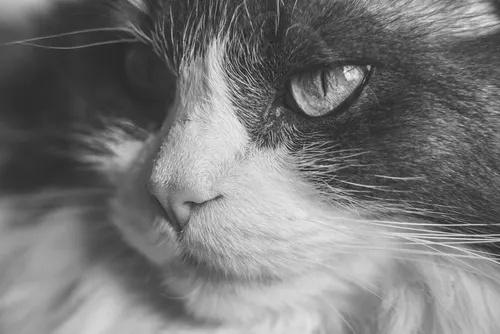
#> input picture grayscale_image.jpg, 500 x 334 px
$ jupyter execute 'Assignment - 3.ipynb'
#> lines starting #> are read from the running program, lines starting #| are printed output that depends on the picture; after the words box and inside, x2 and y2 are one past the last pixel; in counts of white or black regions, pixels touching at a corner belong together
Apoorv Sharma 229310356 6E - AIML

[cell 1]
import cv2
import numpy as np
import matplotlib.pyplot as plt

image = cv2.imread('grayscale_image.jpg')
#> image is the input picture: shape (334, 500, 3); min 23, max 244, mean 118.9

image = image / 255

gamma = 2.2
gamma_corrected = np.power(image, gamma)
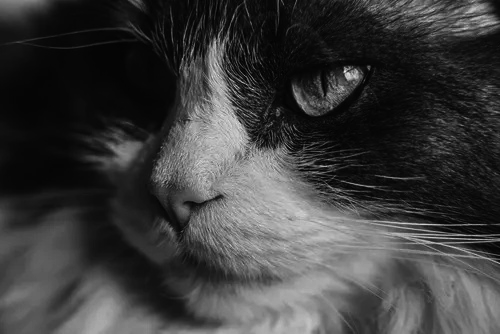
#> gamma_corrected: shape (334, 500, 3) float64; min 0.00503, max 0.908, mean 0.238

gamma_corrected = np.uint8(gamma_corrected * 255)

plt.subplot(1, 2, 1)
plt.imshow(image)
plt.title("Original Image")
plt.axis("off")

plt.subplot(1, 2, 2)
plt.imshow(gamma_corrected)
plt.title(f"Gamma Corrected (γ={gamma})")
plt.axis("off")

plt.show()
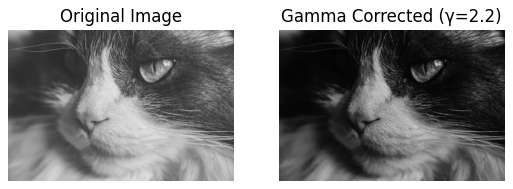
#> figure drawn by matplotlib, 2 panels

[cell 2]
import cv2
import numpy as np
import matplotlib.pyplot as plt

image = cv2.imread("grayscale_image.jpg")

negative_image = 255 - image
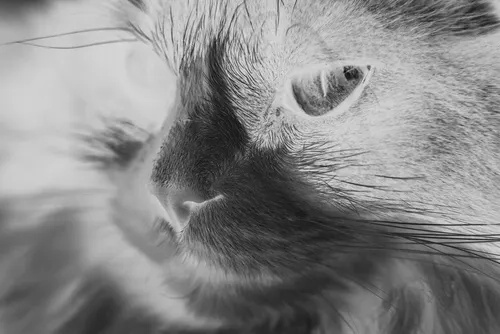
#> negative_image: shape (334, 500, 3); min 11, max 232, mean 136.1

plt.subplot(1, 2, 1)
plt.imshow(image, cmap="gray")
plt.title("Original Image")
plt.axis("off")

plt.subplot(1, 2, 2)
plt.imshow(negative_image, cmap="gray")
plt.title("Negative Image")
plt.axis("off")

plt.show()
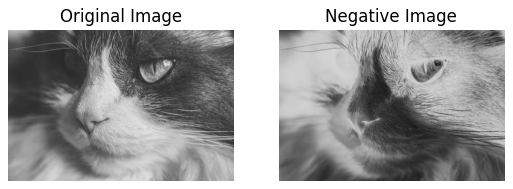
#> figure drawn by matplotlib, 2 panels

[cell 3]
import cv2
import numpy as np
import matplotlib.pyplot as plt

image = cv2.imread("grayscale_image.jpg")

image = image / 255.0

c = 255 / np.log(1 + np.max(image))
#> c = 379.8
log_transformed = c * np.log(1 + image)
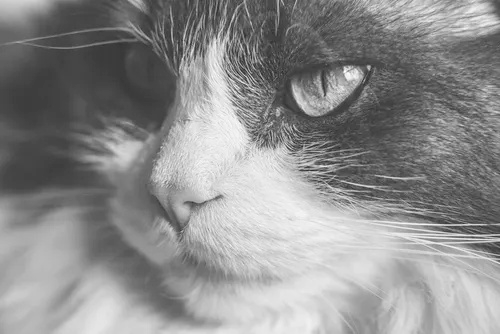
#> log_transformed: shape (334, 500, 3) float64; min 32.8, max 255, mean 141.5

log_transformed = np.uint8(log_transformed)

plt.subplot(1, 2, 1)
plt.imshow(image)
plt.title("Original Image")
plt.axis("off")

plt.subplot(1, 2, 2)
plt.imshow(log_transformed)
plt.title("Log Transformed Image")
plt.axis("off")

plt.show()

[cell 4]
import cv2
import numpy as np
from matplotlib import pyplot as plt

img1 = np.zeros((300, 300), dtype=np.uint8)
img2 = np.zeros((300, 300), dtype=np.uint8)

cv2.rectangle(img1, (50, 50), (200, 200), 255, -1)
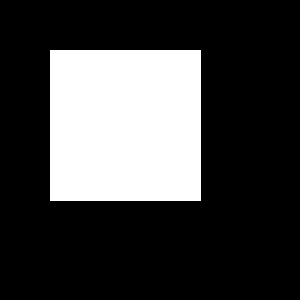
#> img1: shape (300, 300); 25.3% white; 1 white region, box (x1, y1, x2, y2) and area: (50, 50, 201, 201) 22801
cv2.rectangle(img2, (100, 100), (250, 250), 255, -1)
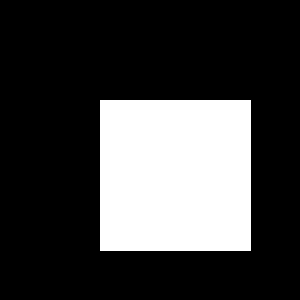
#> img2: shape (300, 300); 25.3% white; 1 white region, box (x1, y1, x2, y2) and area: (100, 100, 251, 251) 22801

union = cv2.bitwise_or(img1, img2)
intersection = cv2.bitwise_and(img1, img2)
difference = cv2.bitwise_and(img1, cv2.bitwise_not(img2))
xor = cv2.bitwise_xor(img1, img2)

plt.figure(figsize=(3, 3))
plt.subplot(1, 2, 1)
plt.imshow(img1, cmap='gray')
plt.title('Image 1')
plt.axis('off')

plt.subplot(1, 2, 2)
plt.imshow(img2, cmap='gray')
plt.title('Image 2')
plt.axis('off')

plt.tight_layout()
plt.show()

titles = ['Union', 'Intersection', 'Difference', 'XOR']
images = [union, intersection, difference, xor]

for i in range(4):
    plt.subplot(1, 4, i + 1)
    plt.imshow(images[i], cmap = "gray")
    plt.title(titles[i])
    plt.axis('off')

plt.show()
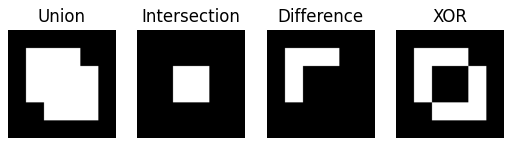
#> figure drawn by matplotlib, 4 panels
